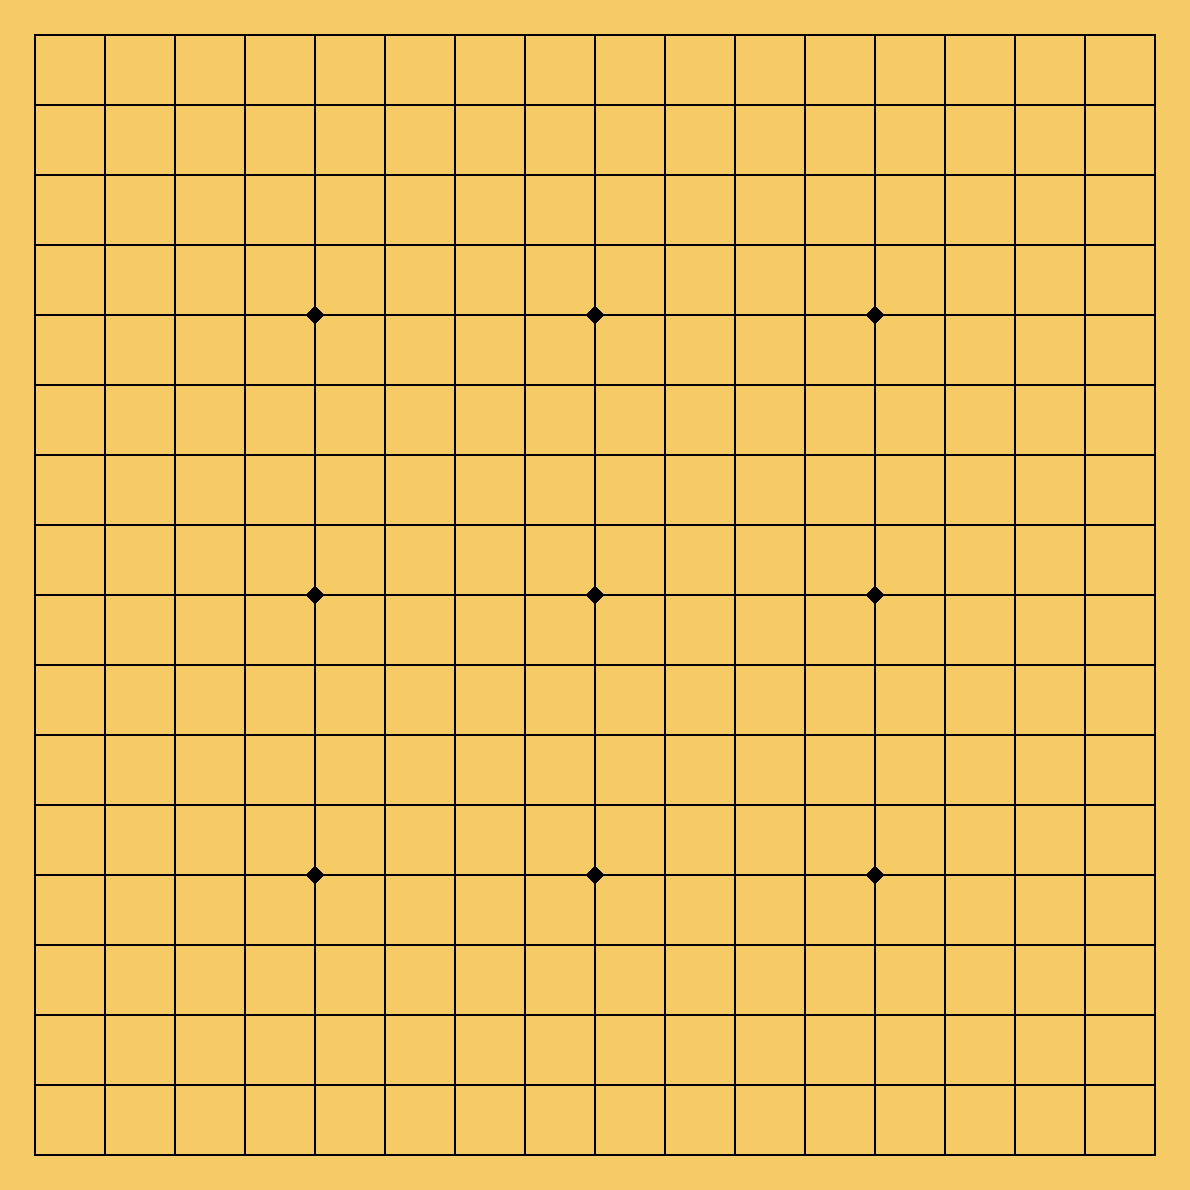

The image is a tile-based game level rendered from a .tmx file. Its description and source (layers, tilesets, objects; grid data summarised) follow:
An orthogonal 17x17 tile map with 70x70 px tiles, 2 tile layers (tmxLayer1, tmxLayer2), 2 tilesets.

<map version="1.0" orientation="orthogonal" width="17" height="17" tilewidth="70" tileheight="70">
 <tileset firstgid="1" name="map" tilewidth="70" tileheight="70">
  <image source="map.png" trans="ff00ff" width="210" height="280" />
 </tileset>
 <tileset firstgid="13" name="pieces" tilewidth="70" tileheight="70">
  <image source="pieces.png" trans="ff00ff" width="210" height="70" />
 </tileset>
 <layer name="tmxLayer1" width="17" height="17">
  <data>[289 cells, 289 non-empty, 10 distinct tile ids]</data>
 </layer>
 <layer name="tmxLayer2" width="17" height="17">
  <data>[289 cells, 289 non-empty, 1 distinct tile ids]</data>
 </layer>
</map>